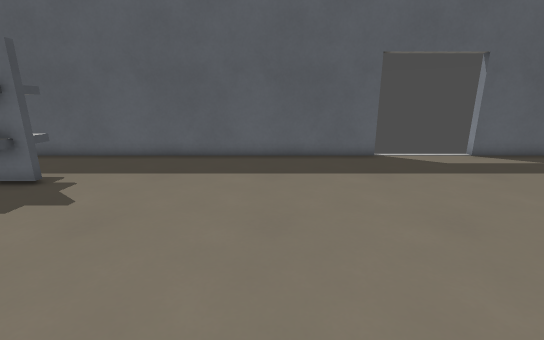
[1] (above)

15 first-person views from a walk through a Godot game level. The camera is 1.3 m above the floor, tilts 14° down and sees 90° across. The floor is counted in squares, 0.5 m on a side. Each view is taken from the middle of a square. On the plan, view 1 faces up. The plan holds only what a view shows up to about 19 squares ahead; the rest is blank. Surface patterns are stand-ins for the level's own textures.

[2]
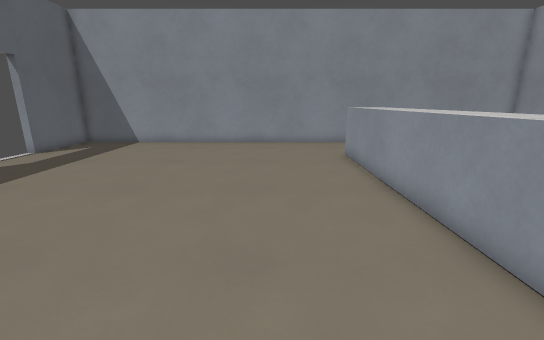

[3]
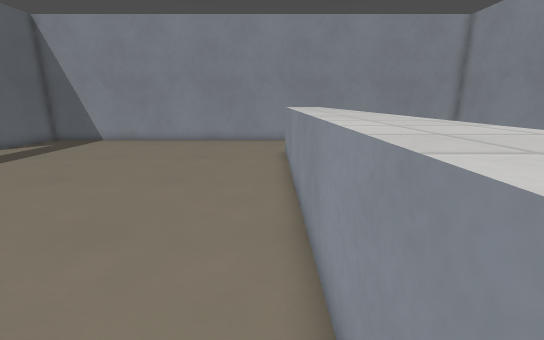

[4]
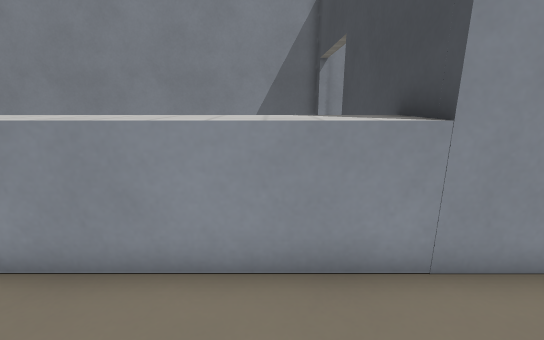

[5]
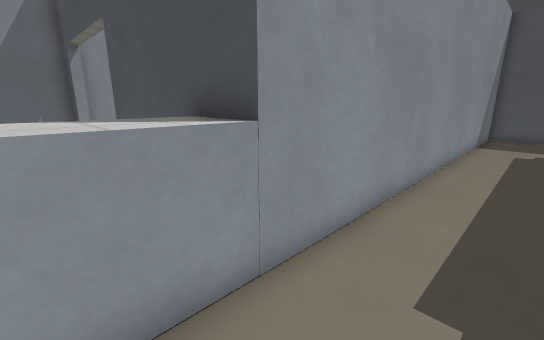

[6]
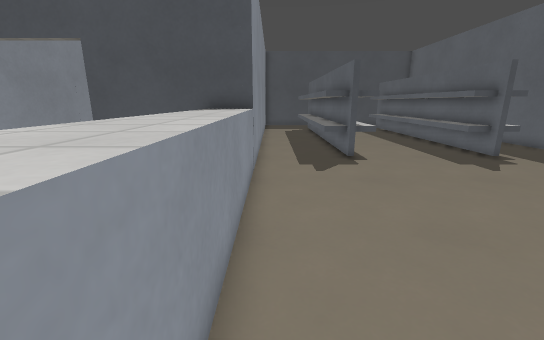

[7]
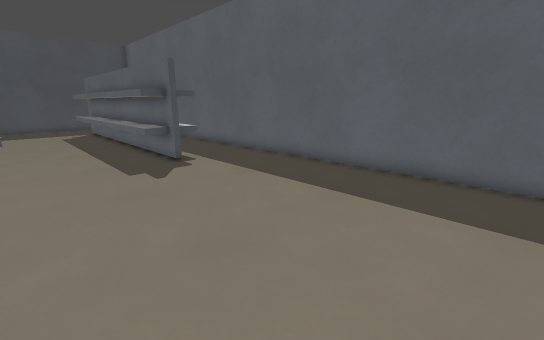

[8]
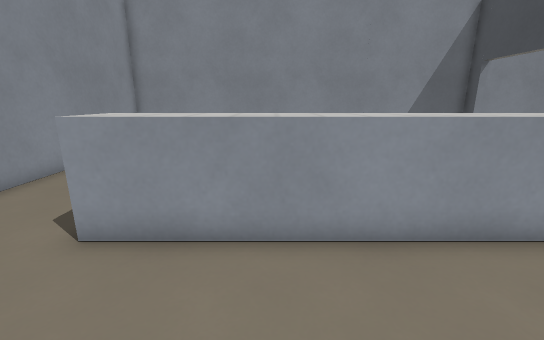

[9]
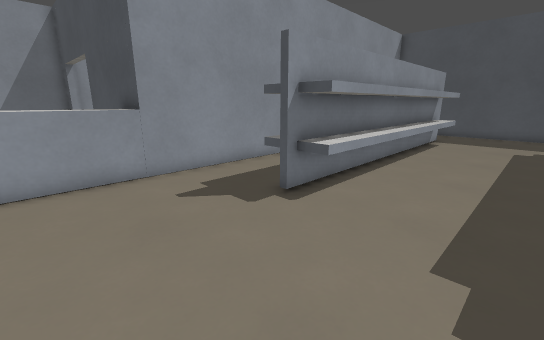

[10]
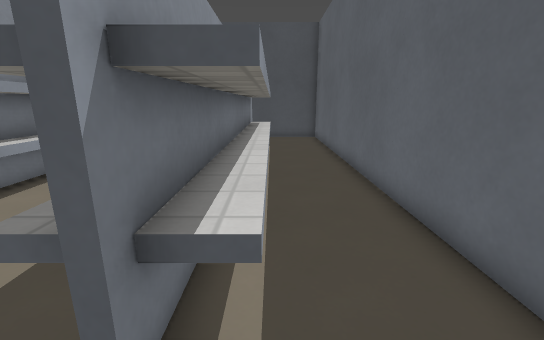

[11]
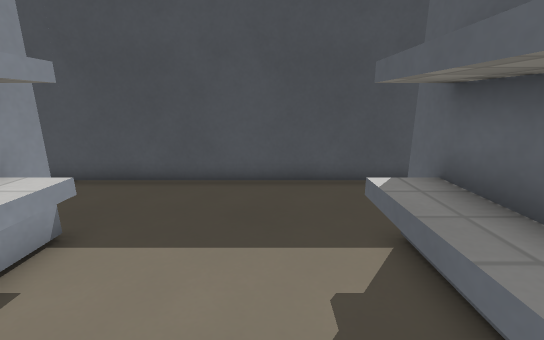

[12]
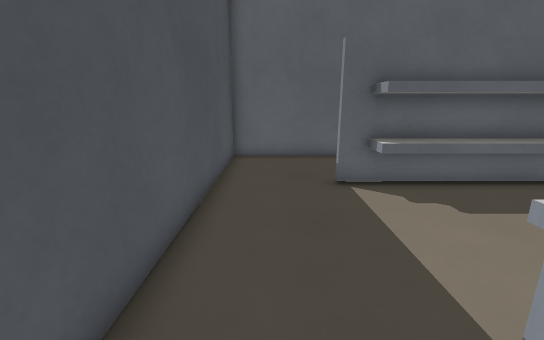

[13]
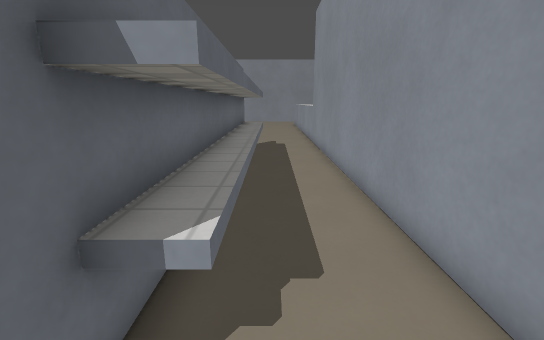

[14]
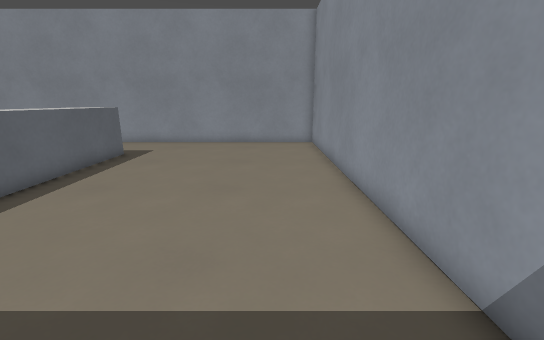

[15]
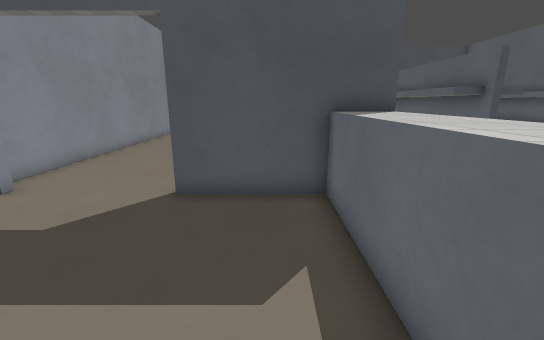

### Floor plan
Key: @ floor where view 1 was taken; # wall or solid block; . floor; ^ raised ledge.
Columns run from 27 left of view 1 to 14 right of it. Each row starts with its distance up from view 1.
 14                                      #
 13 #################################....#####
 12 #........................................#
 11 #........................................#
 10 #....^^^^^^^^^^^^^^......................#
  9 #...##^^^^^^^^^^^^^#.....................#
  8 #... ^^^^^^^^^^^^^^^.....................#
  7 #........................................#
  6 #........................................#
  5 #........................................#
  4 #........................................#
  3 #....^^^^^^^^^^^^^^^.....................#
  2 #...##^^^^^^^^^^^^^#.....................#
  1 #... ^^^^^^^^^^^^^^^.....................#
  0 #..........................@.............#
 -1 #........................................#
 -2 #........................................#
 -3 ######################^^^^^^^^^^^^^^^....#
 -4                      #^^^^^^^^^^^^^^^^...#
 -5                      ##....  ............#
 -6                      ##.... .............#
 -7                      ##..................#
 -8                      ##..................#
 -9                     .....................#
-10                   .......................#
-11                ..........................#
-12              ............ ...............#
-13            .............  ...............#
-14           ...........##   ...............#
-15          #################################

Positions as (right, up) in squares from view 1, and headings:
1: (0, 0), facing up
2: (-4, 1), facing right
3: (-5, -2), facing right
4: (-3, 1), facing down
5: (-3, 0), facing down-left
6: (5, -2), facing left
7: (4, 3), facing up-left
8: (6, 2), facing down
9: (-2, 7), facing down-left
10: (-6, 10), facing left
11: (-18, 6), facing left
12: (-25, 0), facing up
13: (-24, 0), facing right
14: (-4, -12), facing right
15: (2, -6), facing left
